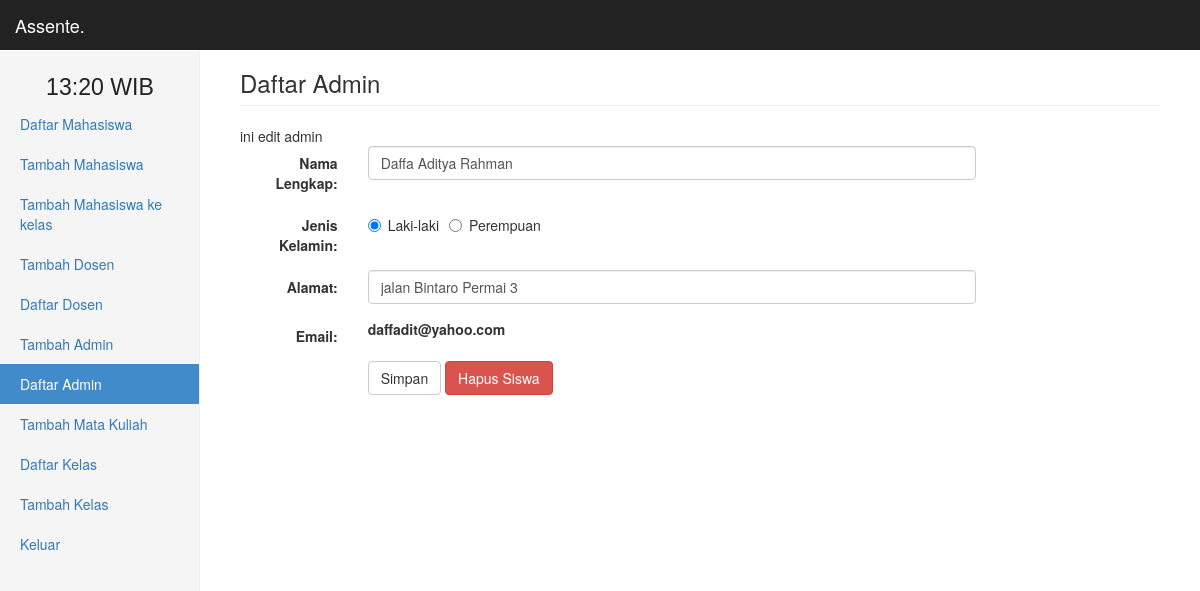
The app's page /admin&id_adm=14 (signed in) with its own data.
### tables this page shows
CREATE TABLE `user` (
  `id_user` int(10) NOT NULL,
  `email_user` varchar(255) NOT NULL,
  `pwd_user` varchar(255) NOT NULL,
  `level_user` enum('sw','pb','adm') NOT NULL
);

CREATE TABLE `detail_admin` (
  `id_user` int(4) NOT NULL,
  `nama_adm` varchar(50) NOT NULL,
  `alamat_adm` varchar(150) NOT NULL,
  `jk_adm` varchar(15) NOT NULL
);

### view/admin/edit_admin.php (the view, shortened to what this page needs)
<?php
echo "ini edit admin";
    $id_siswa = mysqli_real_escape_string($conn, $_GET['id_adm']);
    $sql_sw = "SELECT*FROM detail_admin NATURAL LEFT JOIN user WHERE id_user= '$id_siswa'";
    if ($get_sw = $conn->query($sql_sw)->fetch_assoc()) {
    extract($get_sw);
    ?>
    <form class="form-horizontal" role="form" style="width:80%" onSubmit="return validasi()" name="formulir" method="post" action="./model/proses.php">
  <div class="form-group">
    <label class="control-label col-sm-2" for="name">Nama Lengkap:</label>
    <div class="col-sm-10">
      <input type="text" value="<?php echo $nama_adm; ?>" class="form-control" name="nama" placeholder="Masukan Nama Lengkap" required>
    </div>
  </div>
  <div class="form-group">
    <label class="control-label col-sm-2" for="jk">Jenis Kelamin:</label>
    <div class="col-sm-10">
        <?php
        $jk = array("Laki-laki","Perempuan");
        $jk_vl = array("L","P");
        $sum = count($jk_vl)-1;
        for ($i=0; $i<= $sum ; $i++) {
            if ($jk_adm == "$jk_vl[$i]") {
                $checked = "checked";
            } else {
                $checked = "";
            }
            echo '<label class="radio-inline"><input type="radio" name="jk" id="jk" value="'.$jk_vl[$i].'" '.$checked.'>'.$jk[$i].'</label>';
        }
         ?>
    </div>
  </div>
  <div class="form-group">
    <label class="control-label col-sm-2" for="sekolah">Alamat:</label>
    <div class="col-sm-10">
      <input type="text" value="<?php echo $alamat_adm; ?>" class="form-control" name="sklh" placeholder="Masukan Nama Sekolah" required>
    </div>
  </div>
  <div class="form-group">
    <label class="control-label col-sm-2" for="email">Email:</label>
    <div class="col-sm-10">
      <strong><?php echo $email_user; ?></strong>
    </div>
  </div>
  <div class="form-group">
    <div class="col-sm-offset-2 col-sm-10">
      <button type="submit" class="btn btn-default" name="edit_adm">Simpan</button>
      <button type="button" onclick="hapusSiswa(<?php echo $id_user; ?>)" class="btn btn-danger" name="">Hapus Siswa</button>
    </div>
  </div>
</form>
<?php
} else {
    echo "Data tidak ditemukan";
}
 ?>

### records on screen
user: nama "Daffa Aditya Rahman", sklh "jalan Bintaro Permai 3", email_user "daffadit@yahoo.com"

### other values on screen
$name[$i] "Daftar Mahasiswa"
$name[$i] "Tambah Mahasiswa"
$name[$i] "Tambah Mahasiswa ke kelas"
$name[$i] "Tambah Dosen"
$name[$i] "Daftar Dosen"
$name[$i] "Tambah Admin"
$name[$i] "Daftar Admin"
$name[$i] "Tambah Mata Kuliah"
$name[$i] "Daftar Kelas"
$name[$i] "Tambah Kelas"
$name[$i] "Keluar"
$jk[$i] "Laki-laki"
$jk[$i] "Perempuan"
